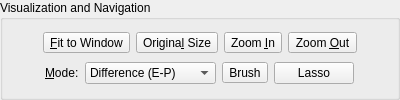
        <widget class="QGroupBox" name="visualizationGroupBox">
         <property name="sizePolicy">
          <sizepolicy hsizetype="Fixed" vsizetype="Preferred">
           <horstretch>0</horstretch>
           <verstretch>0</verstretch>
          </sizepolicy>
         </property>
         <property name="maximumSize">
          <size>
           <width>400</width>
           <height>16777215</height>
          </size>
         </property>
         <property name="title">
          <string>Visualization and Navigation</string>
         </property>
         <layout class="QVBoxLayout">
          <property name="spacing">
           <number>3</number>
          </property>
          <property name="margin">
           <number>6</number>
          </property>
          <item>
           <layout class="QHBoxLayout">
            <property name="spacing">
             <number>6</number>
            </property>
            <property name="margin">
             <number>0</number>
            </property>
            <item>
             <spacer>
              <property name="orientation">
               <enum>Qt::Horizontal</enum>
              </property>
              <property name="sizeHint" stdset="0">
               <size>
                <width>40</width>
                <height>20</height>
               </size>
              </property>
             </spacer>
            </item>
            <item>
             <widget class="QToolButton" name="fitButton">
              <property name="toolTip">
               <string>Fit to window</string>
              </property>
              <property name="text">
               <string>&amp;Fit to Window</string>
              </property>
              <property name="icon">
               <iconset resource="../../icons.qrc">
                <normaloff>:/new/prefix1/images/viewmagfit.png</normaloff>:/new/prefix1/images/viewmagfit.png</iconset>
              </property>
              <property name="iconSize">
               <size>
                <width>22</width>
                <height>22</height>
               </size>
              </property>
              <property name="checkable">
               <bool>true</bool>
              </property>
             </widget>
            </item>
            <item>
             <widget class="QToolButton" name="origSizeButton">
              <property name="toolTip">
               <string>Original size</string>
              </property>
              <property name="text">
               <string>Origina&amp;l Size</string>
              </property>
              <property name="icon">
               <iconset resource="../../icons.qrc">
                <normaloff>:/new/prefix1/images/viewmag1.png</normaloff>:/new/prefix1/images/viewmag1.png</iconset>
              </property>
              <property name="iconSize">
               <size>
                <width>22</width>
                <height>22</height>
               </size>
              </property>
             </widget>
            </item>
            <item>
             <widget class="QToolButton" name="zoomInButton">
              <property name="toolTip">
               <string>Zoom In</string>
              </property>
              <property name="text">
               <string>Zoom &amp;In</string>
              </property>
              <property name="icon">
               <iconset resource="../../icons.qrc">
                <normaloff>:/new/prefix1/images/viewmag_inc.png</normaloff>:/new/prefix1/images/viewmag_inc.png</iconset>
              </property>
              <property name="iconSize">
               <size>
                <width>22</width>
                <height>22</height>
               </size>
              </property>
             </widget>
            </item>
            <item>
             <widget class="QToolButton" name="zoomOutButton">
              <property name="toolTip">
               <string>Zoom Out</string>
              </property>
              <property name="text">
               <string>Zoom &amp;Out</string>
              </property>
              <property name="icon">
               <iconset resource="../../icons.qrc">
                <normaloff>:/new/prefix1/images/viewmag_dec.png</normaloff>:/new/prefix1/images/viewmag_dec.png</iconset>
              </property>
              <property name="iconSize">
               <size>
                <width>22</width>
                <height>22</height>
               </size>
              </property>
             </widget>
            </item>
            <item>
             <spacer>
              <property name="orientation">
               <enum>Qt::Horizontal</enum>
              </property>
              <property name="sizeHint" stdset="0">
               <size>
                <width>40</width>
                <height>20</height>
               </size>
              </property>
             </spacer>
            </item>
           </layout>
          </item>
          <item>
           <layout class="QHBoxLayout">
            <property name="spacing">
             <number>6</number>
            </property>
            <property name="margin">
             <number>0</number>
            </property>
            <item>
             <spacer>
              <property name="orientation">
               <enum>Qt::Horizontal</enum>
              </property>
              <property name="sizeHint" stdset="0">
               <size>
                <width>40</width>
                <height>20</height>
               </size>
              </property>
             </spacer>
            </item>
            <item>
             <widget class="QLabel" name="label_7">
              <property name="text">
               <string>&amp;Mode:</string>
              </property>
              <property name="buddy">
               <cstring>blendModeCB</cstring>
              </property>
             </widget>
            </item>
            <item>
             <widget class="QComboBox" name="blendModeCB">
              <item>
               <property name="text">
                <string>Difference (E-P)</string>
               </property>
              </item>
              <item>
               <property name="text">
                <string>Overlay (E+P)</string>
               </property>
              </item>
              <item>
               <property name="text">
                <string>Editable Only (E)</string>
               </property>
              </item>
              <item>
               <property name="text">
                <string>Pivot Only (P)</string>
               </property>
              </item>
              <item>
               <property name="text">
                <string>Antighosting Mask</string>
               </property>
              </item>
             </widget>
            </item>
            <item>
             <widget class="QToolButton" name="maskColorButton">
              <property name="autoFillBackground">
               <bool>true</bool>
              </property>
              <property name="text">
               <string>Brush</string>
              </property>
             </widget>
            </item>
            <item>
             <widget class="QPushButton" name="lassoColorButton">
              <property name="text">
               <string>Lasso</string>
              </property>
             </widget>
            </item>
            <item>
             <spacer>
              <property name="orientation">
               <enum>Qt::Horizontal</enum>
              </property>
              <property name="sizeHint" stdset="0">
               <size>
                <width>40</width>
                <height>20</height>
               </size>
              </property>
             </spacer>
            </item>
           </layout>
          </item>
         </layout>
        </widget>
